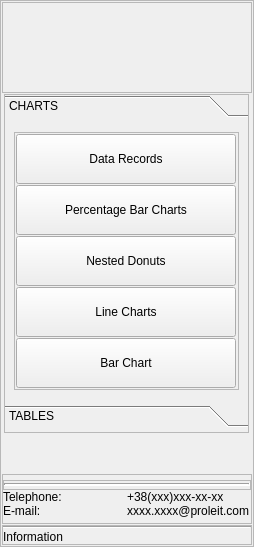
     <widget class="QFrame" name="frame_left_menu">
      <property name="minimumSize">
       <size>
        <width>0</width>
        <height>0</height>
       </size>
      </property>
      <property name="maximumSize">
       <size>
        <width>250</width>
        <height>16777215</height>
       </size>
      </property>
      <property name="frameShape">
       <enum>QFrame::StyledPanel</enum>
      </property>
      <property name="frameShadow">
       <enum>QFrame::Raised</enum>
      </property>
      <layout class="QVBoxLayout" name="verticalLayout">
       <property name="spacing">
        <number>1</number>
       </property>
       <property name="leftMargin">
        <number>1</number>
       </property>
       <property name="topMargin">
        <number>1</number>
       </property>
       <property name="rightMargin">
        <number>1</number>
       </property>
       <property name="bottomMargin">
        <number>1</number>
       </property>
       <item alignment="Qt::AlignLeft|Qt::AlignTop">
        <widget class="QFrame" name="frame_logo">
         <property name="minimumSize">
          <size>
           <width>250</width>
           <height>80</height>
          </size>
         </property>
         <property name="maximumSize">
          <size>
           <width>250</width>
           <height>100</height>
          </size>
         </property>
         <property name="frameShape">
          <enum>QFrame::StyledPanel</enum>
         </property>
         <property name="frameShadow">
          <enum>QFrame::Raised</enum>
         </property>
         <layout class="QHBoxLayout" name="horizontalLayout_2">
          <property name="spacing">
           <number>0</number>
          </property>
          <property name="leftMargin">
           <number>0</number>
          </property>
          <property name="topMargin">
           <number>0</number>
          </property>
          <property name="rightMargin">
           <number>0</number>
          </property>
          <property name="bottomMargin">
           <number>5</number>
          </property>
          <item alignment="Qt::AlignLeft|Qt::AlignVCenter">
           <widget class="QLabel" name="label">
            <property name="minimumSize">
             <size>
              <width>84</width>
              <height>84</height>
             </size>
            </property>
            <property name="maximumSize">
             <size>
              <width>84</width>
              <height>84</height>
             </size>
            </property>
            <property name="font">
             <font>
              <family>NovaFlat</family>
              <pointsize>-1</pointsize>
             </font>
            </property>
            <property name="text">
             <string/>
            </property>
            <property name="pixmap">
             <pixmap resource="images.qrc">:/Logo/Images/Logo/Icon_EnMS_Module.png</pixmap>
            </property>
            <property name="scaledContents">
             <bool>true</bool>
            </property>
           </widget>
          </item>
          <item alignment="Qt::AlignLeft|Qt::AlignVCenter">
           <widget class="QLabel" name="label_2">
            <property name="sizePolicy">
             <sizepolicy hsizetype="MinimumExpanding" vsizetype="MinimumExpanding">
              <horstretch>0</horstretch>
              <verstretch>0</verstretch>
             </sizepolicy>
            </property>
            <property name="minimumSize">
             <size>
              <width>140</width>
              <height>75</height>
             </size>
            </property>
            <property name="maximumSize">
             <size>
              <width>140</width>
              <height>75</height>
             </size>
            </property>
            <property name="text">
             <string/>
            </property>
            <property name="pixmap">
             <pixmap resource="images.qrc">:/Logo/Images/Logo/Proleit.png</pixmap>
            </property>
            <property name="scaledContents">
             <bool>true</bool>
            </property>
            <property name="alignment">
             <set>Qt::AlignRight|Qt::AlignTrailing|Qt::AlignVCenter</set>
            </property>
            <property name="textInteractionFlags">
             <set>Qt::LinksAccessibleByMouse</set>
            </property>
           </widget>
          </item>
         </layout>
        </widget>
       </item>
       <item alignment="Qt::AlignHCenter">
        <widget class="QFrame" name="frame_tool_box">
         <property name="minimumSize">
          <size>
           <width>245</width>
           <height>0</height>
          </size>
         </property>
         <property name="maximumSize">
          <size>
           <width>250</width>
           <height>16777215</height>
          </size>
         </property>
         <property name="frameShape">
          <enum>QFrame::StyledPanel</enum>
         </property>
         <property name="frameShadow">
          <enum>QFrame::Raised</enum>
         </property>
         <layout class="QVBoxLayout" name="verticalLayout_2">
          <property name="spacing">
           <number>0</number>
          </property>
          <property name="sizeConstraint">
           <enum>QLayout::SetMaximumSize</enum>
          </property>
          <property name="leftMargin">
           <number>0</number>
          </property>
          <property name="topMargin">
           <number>0</number>
          </property>
          <property name="rightMargin">
           <number>0</number>
          </property>
          <property name="bottomMargin">
           <number>5</number>
          </property>
          <item>
           <widget class="QToolBox" name="toolBox">
            <property name="cursor">
             <cursorShape>PointingHandCursor</cursorShape>
            </property>
            <property name="currentIndex">
             <number>0</number>
            </property>
            <widget class="QWidget" name="page_charts">
             <property name="geometry">
              <rect>
               <x>0</x>
               <y>0</y>
               <width>245</width>
               <height>274</height>
              </rect>
             </property>
             <property name="cursor">
              <cursorShape>PointingHandCursor</cursorShape>
             </property>
             <attribute name="label">
              <string>CHARTS</string>
             </attribute>
             <layout class="QVBoxLayout" name="verticalLayout_3">
              <item>
               <widget class="QFrame" name="frame_buttons_1">
                <property name="minimumSize">
                 <size>
                  <width>0</width>
                  <height>0</height>
                 </size>
                </property>
                <property name="frameShape">
                 <enum>QFrame::StyledPanel</enum>
                </property>
                <property name="frameShadow">
                 <enum>QFrame::Raised</enum>
                </property>
                <layout class="QVBoxLayout" name="verticalLayout_4">
                 <property name="spacing">
                  <number>1</number>
                 </property>
                 <property name="leftMargin">
                  <number>1</number>
                 </property>
                 <property name="topMargin">
                  <number>1</number>
                 </property>
                 <property name="rightMargin">
                  <number>1</number>
                 </property>
                 <property name="bottomMargin">
                  <number>1</number>
                 </property>
                 <item>
                  <widget class="QPushButton" name="pushButton_1">
                   <property name="minimumSize">
                    <size>
                     <width>220</width>
                     <height>50</height>
                    </size>
                   </property>
                   <property name="maximumSize">
                    <size>
                     <width>220</width>
                     <height>50</height>
                    </size>
                   </property>
                   <property name="cursor">
                    <cursorShape>PointingHandCursor</cursorShape>
                   </property>
                   <property name="text">
                    <string>Data Records</string>
                   </property>
                   <property name="icon">
                    <iconset resource="icons.qrc">
                     <normaloff>:/Drip Icons V2/Icons/Drip Icons V2/stack.svg</normaloff>:/Drip Icons V2/Icons/Drip Icons V2/stack.svg</iconset>
                   </property>
                  </widget>
                 </item>
                 <item>
                  <widget class="QPushButton" name="pushButton_2">
                   <property name="minimumSize">
                    <size>
                     <width>220</width>
                     <height>50</height>
                    </size>
                   </property>
                   <property name="maximumSize">
                    <size>
                     <width>220</width>
                     <height>50</height>
                    </size>
                   </property>
                   <property name="cursor">
                    <cursorShape>PointingHandCursor</cursorShape>
                   </property>
                   <property name="text">
                    <string>Percentage Bar Charts</string>
                   </property>
                   <property name="icon">
                    <iconset resource="icons.qrc">
                     <normaloff>:/Drip Icons V2/Icons/Drip Icons V2/align-left.svg</normaloff>:/Drip Icons V2/Icons/Drip Icons V2/align-left.svg</iconset>
                   </property>
                  </widget>
                 </item>
                 <item>
                  <widget class="QPushButton" name="pushButton_3">
                   <property name="minimumSize">
                    <size>
                     <width>220</width>
                     <height>50</height>
                    </size>
                   </property>
                   <property name="maximumSize">
                    <size>
                     <width>220</width>
                     <height>50</height>
                    </size>
                   </property>
                   <property name="cursor">
                    <cursorShape>PointingHandCursor</cursorShape>
                   </property>
                   <property name="text">
                    <string>Nested Donuts</string>
                   </property>
                   <property name="icon">
                    <iconset resource="icons.qrc">
                     <normaloff>:/Drip Icons V2/Icons/Drip Icons V2/help.svg</normaloff>:/Drip Icons V2/Icons/Drip Icons V2/help.svg</iconset>
                   </property>
                  </widget>
                 </item>
                 <item>
                  <widget class="QPushButton" name="pushButton_4">
                   <property name="minimumSize">
                    <size>
                     <width>220</width>
                     <height>50</height>
                    </size>
                   </property>
                   <property name="maximumSize">
                    <size>
                     <width>220</width>
                     <height>50</height>
                    </size>
                   </property>
                   <property name="cursor">
                    <cursorShape>PointingHandCursor</cursorShape>
                   </property>
                   <property name="text">
                    <string>Line Charts</string>
                   </property>
                   <property name="icon">
                    <iconset resource="icons.qrc">
                     <normaloff>:/Drip Icons V2/Icons/Drip Icons V2/graph-line.svg</normaloff>:/Drip Icons V2/Icons/Drip Icons V2/graph-line.svg</iconset>
                   </property>
                  </widget>
                 </item>
                 <item>
                  <widget class="QPushButton" name="pushButton_5">
                   <property name="minimumSize">
                    <size>
                     <width>220</width>
                     <height>50</height>
                    </size>
                   </property>
                   <property name="maximumSize">
                    <size>
                     <width>220</width>
                     <height>50</height>
                    </size>
                   </property>
                   <property name="cursor">
                    <cursorShape>PointingHandCursor</cursorShape>
                   </property>
                   <property name="text">
                    <string>Bar Chart</string>
                   </property>
                   <property name="icon">
                    <iconset resource="icons.qrc">
                     <normaloff>:/Drip Icons V2/Icons/Drip Icons V2/graph-bar.svg</normaloff>:/Drip Icons V2/Icons/Drip Icons V2/graph-bar.svg</iconset>
                   </property>
                  </widget>
                 </item>
                </layout>
               </widget>
              </item>
             </layout>
            </widget>
            <widget class="QWidget" name="page_tables">
             <property name="geometry">
              <rect>
               <x>0</x>
               <y>0</y>
               <width>245</width>
               <height>167</height>
              </rect>
             </property>
             <property name="cursor">
              <cursorShape>PointingHandCursor</cursorShape>
             </property>
             <attribute name="label">
              <string>TABLES</string>
             </attribute>
            </widget>
           </widget>
          </item>
         </layout>
        </widget>
       </item>
       <item>
        <spacer name="verticalSpacer">
         <property name="orientation">
          <enum>Qt::Vertical</enum>
         </property>
         <property name="sizeHint" stdset="0">
          <size>
           <width>20</width>
           <height>40</height>
          </size>
         </property>
        </spacer>
       </item>
       <item alignment="Qt::AlignTop">
        <widget class="QFrame" name="frame_suport">
         <property name="minimumSize">
          <size>
           <width>250</width>
           <height>50</height>
          </size>
         </property>
         <property name="maximumSize">
          <size>
           <width>250</width>
           <height>16777215</height>
          </size>
         </property>
         <property name="frameShape">
          <enum>QFrame::StyledPanel</enum>
         </property>
         <property name="frameShadow">
          <enum>QFrame::Raised</enum>
         </property>
         <layout class="QGridLayout" name="gridLayout">
          <property name="leftMargin">
           <number>0</number>
          </property>
          <property name="topMargin">
           <number>5</number>
          </property>
          <property name="rightMargin">
           <number>0</number>
          </property>
          <property name="bottomMargin">
           <number>5</number>
          </property>
          <property name="spacing">
           <number>0</number>
          </property>
          <item row="2" column="0">
           <widget class="QLabel" name="label_6">
            <property name="text">
             <string>E-mail:</string>
            </property>
           </widget>
          </item>
          <item row="1" column="0">
           <widget class="QLabel" name="label_5">
            <property name="text">
             <string>Telephone:</string>
            </property>
           </widget>
          </item>
          <item row="1" column="1">
           <widget class="QLabel" name="label_7">
            <property name="text">
             <string>+38(xxx)xxx-xx-xx</string>
            </property>
           </widget>
          </item>
          <item row="2" column="1">
           <widget class="QLabel" name="label_8">
            <property name="text">
             <string>xxxx.xxxx@proleit.com</string>
            </property>
           </widget>
          </item>
          <item row="0" column="0" colspan="2">
           <widget class="QFrame" name="frame">
            <property name="frameShape">
             <enum>QFrame::StyledPanel</enum>
            </property>
            <property name="frameShadow">
             <enum>QFrame::Raised</enum>
            </property>
            <layout class="QVBoxLayout" name="verticalLayout_9">
             <property name="spacing">
              <number>0</number>
             </property>
             <property name="leftMargin">
              <number>0</number>
             </property>
             <property name="topMargin">
              <number>0</number>
             </property>
             <property name="rightMargin">
              <number>0</number>
             </property>
             <property name="bottomMargin">
              <number>0</number>
             </property>
             <item>
              <widget class="Line" name="line_1">
               <property name="lineWidth">
                <number>2</number>
               </property>
               <property name="orientation">
                <enum>Qt::Horizontal</enum>
               </property>
              </widget>
             </item>
            </layout>
           </widget>
          </item>
         </layout>
        </widget>
       </item>
       <item alignment="Qt::AlignBottom">
        <widget class="QFrame" name="frame_info">
         <property name="minimumSize">
          <size>
           <width>250</width>
           <height>20</height>
          </size>
         </property>
         <property name="maximumSize">
          <size>
           <width>250</width>
           <height>20</height>
          </size>
         </property>
         <property name="frameShape">
          <enum>QFrame::StyledPanel</enum>
         </property>
         <property name="frameShadow">
          <enum>QFrame::Raised</enum>
         </property>
         <layout class="QVBoxLayout" name="verticalLayout_10">
          <property name="spacing">
           <number>0</number>
          </property>
          <property name="leftMargin">
           <number>0</number>
          </property>
          <property name="topMargin">
           <number>0</number>
          </property>
          <property name="rightMargin">
           <number>0</number>
          </property>
          <property name="bottomMargin">
           <number>0</number>
          </property>
          <item>
           <widget class="Line" name="line_2">
            <property name="orientation">
             <enum>Qt::Horizontal</enum>
            </property>
           </widget>
          </item>
          <item>
           <widget class="QLabel" name="label_9">
            <property name="sizePolicy">
             <sizepolicy hsizetype="Expanding" vsizetype="Expanding">
              <horstretch>0</horstretch>
              <verstretch>0</verstretch>
             </sizepolicy>
            </property>
            <property name="minimumSize">
             <size>
              <width>0</width>
              <height>16</height>
             </size>
            </property>
            <property name="maximumSize">
             <size>
              <width>16777215</width>
              <height>16</height>
             </size>
            </property>
            <property name="text">
             <string>Information</string>
            </property>
            <property name="alignment">
             <set>Qt::AlignLeading|Qt::AlignLeft|Qt::AlignVCenter</set>
            </property>
           </widget>
          </item>
         </layout>
        </widget>
       </item>
      </layout>
     </widget>
